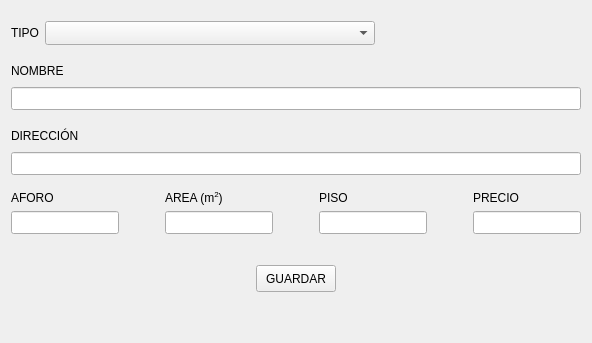
      <widget class="QWidget" name="VentanaAgregar">
       <attribute name="title">
        <string>AGREGAR</string>
       </attribute>
       <layout class="QVBoxLayout" name="verticalLayout_7">
        <item>
         <layout class="QHBoxLayout" name="horizontalLayout_5">
          <property name="topMargin">
           <number>10</number>
          </property>
          <item>
           <widget class="QLabel" name="label_9">
            <property name="font">
             <font>
              <pointsize>9</pointsize>
              <weight>50</weight>
              <bold>false</bold>
             </font>
            </property>
            <property name="text">
             <string>TIPO</string>
            </property>
           </widget>
          </item>
          <item>
           <widget class="QComboBox" name="tipoEventoAgregar">
            <property name="minimumSize">
             <size>
              <width>330</width>
              <height>24</height>
             </size>
            </property>
           </widget>
          </item>
          <item>
           <spacer name="horizontalSpacer_9">
            <property name="orientation">
             <enum>Qt::Horizontal</enum>
            </property>
            <property name="sizeHint" stdset="0">
             <size>
              <width>40</width>
              <height>20</height>
             </size>
            </property>
           </spacer>
          </item>
         </layout>
        </item>
        <item>
         <layout class="QHBoxLayout" name="horizontalLayout_6">
          <property name="topMargin">
           <number>10</number>
          </property>
          <item>
           <widget class="QLabel" name="label_10">
            <property name="font">
             <font>
              <pointsize>9</pointsize>
              <weight>50</weight>
              <bold>false</bold>
             </font>
            </property>
            <property name="text">
             <string>NOMBRE</string>
            </property>
           </widget>
          </item>
          <item>
           <spacer name="horizontalSpacer_10">
            <property name="orientation">
             <enum>Qt::Horizontal</enum>
            </property>
            <property name="sizeHint" stdset="0">
             <size>
              <width>40</width>
              <height>20</height>
             </size>
            </property>
           </spacer>
          </item>
         </layout>
        </item>
        <item>
         <widget class="QLineEdit" name="nombreAgregar">
          <property name="minimumSize">
           <size>
            <width>0</width>
            <height>23</height>
           </size>
          </property>
         </widget>
        </item>
        <item>
         <layout class="QHBoxLayout" name="horizontalLayout_7">
          <property name="topMargin">
           <number>10</number>
          </property>
          <item>
           <widget class="QLabel" name="label_11">
            <property name="font">
             <font>
              <pointsize>9</pointsize>
              <weight>50</weight>
              <bold>false</bold>
             </font>
            </property>
            <property name="text">
             <string>DIRECCIÓN</string>
            </property>
           </widget>
          </item>
          <item>
           <spacer name="horizontalSpacer_11">
            <property name="orientation">
             <enum>Qt::Horizontal</enum>
            </property>
            <property name="sizeHint" stdset="0">
             <size>
              <width>40</width>
              <height>20</height>
             </size>
            </property>
           </spacer>
          </item>
         </layout>
        </item>
        <item>
         <widget class="QLineEdit" name="direccionAgregar">
          <property name="minimumSize">
           <size>
            <width>0</width>
            <height>23</height>
           </size>
          </property>
         </widget>
        </item>
        <item>
         <layout class="QHBoxLayout" name="horizontalLayout_9">
          <property name="topMargin">
           <number>10</number>
          </property>
          <item>
           <layout class="QVBoxLayout" name="verticalLayout_3">
            <item>
             <widget class="QLabel" name="label_12">
              <property name="font">
               <font>
                <pointsize>9</pointsize>
                <weight>50</weight>
                <bold>false</bold>
               </font>
              </property>
              <property name="text">
               <string>AFORO</string>
              </property>
             </widget>
            </item>
            <item>
             <widget class="QLineEdit" name="aforoAgregar">
              <property name="minimumSize">
               <size>
                <width>0</width>
                <height>23</height>
               </size>
              </property>
             </widget>
            </item>
           </layout>
          </item>
          <item>
           <spacer name="horizontalSpacer_12">
            <property name="orientation">
             <enum>Qt::Horizontal</enum>
            </property>
            <property name="sizeHint" stdset="0">
             <size>
              <width>40</width>
              <height>20</height>
             </size>
            </property>
           </spacer>
          </item>
          <item>
           <layout class="QVBoxLayout" name="verticalLayout_4">
            <item>
             <widget class="QLabel" name="label_13">
              <property name="font">
               <font>
                <pointsize>9</pointsize>
                <weight>50</weight>
                <bold>false</bold>
               </font>
              </property>
              <property name="text">
               <string>&lt;html&gt;&lt;head/&gt;&lt;body&gt;&lt;p&gt;AREA (m&lt;span style=&quot; vertical-align:super;&quot;&gt;2&lt;/span&gt;)&lt;/p&gt;&lt;/body&gt;&lt;/html&gt;</string>
              </property>
             </widget>
            </item>
            <item>
             <widget class="QLineEdit" name="areaAgregar">
              <property name="minimumSize">
               <size>
                <width>0</width>
                <height>23</height>
               </size>
              </property>
             </widget>
            </item>
           </layout>
          </item>
          <item>
           <spacer name="horizontalSpacer_13">
            <property name="orientation">
             <enum>Qt::Horizontal</enum>
            </property>
            <property name="sizeHint" stdset="0">
             <size>
              <width>40</width>
              <height>20</height>
             </size>
            </property>
           </spacer>
          </item>
          <item>
           <layout class="QVBoxLayout" name="verticalLayout_5">
            <item>
             <widget class="QLabel" name="label_14">
              <property name="font">
               <font>
                <pointsize>9</pointsize>
                <weight>50</weight>
                <bold>false</bold>
               </font>
              </property>
              <property name="text">
               <string>PISO</string>
              </property>
             </widget>
            </item>
            <item>
             <widget class="QLineEdit" name="pisoAgregar">
              <property name="minimumSize">
               <size>
                <width>0</width>
                <height>23</height>
               </size>
              </property>
             </widget>
            </item>
           </layout>
          </item>
          <item>
           <spacer name="horizontalSpacer_14">
            <property name="orientation">
             <enum>Qt::Horizontal</enum>
            </property>
            <property name="sizeHint" stdset="0">
             <size>
              <width>40</width>
              <height>20</height>
             </size>
            </property>
           </spacer>
          </item>
          <item>
           <layout class="QVBoxLayout" name="verticalLayout_6">
            <item>
             <widget class="QLabel" name="label_15">
              <property name="font">
               <font>
                <pointsize>9</pointsize>
                <weight>50</weight>
                <bold>false</bold>
               </font>
              </property>
              <property name="text">
               <string>PRECIO</string>
              </property>
             </widget>
            </item>
            <item>
             <widget class="QLineEdit" name="precioAgregar">
              <property name="minimumSize">
               <size>
                <width>0</width>
                <height>23</height>
               </size>
              </property>
             </widget>
            </item>
           </layout>
          </item>
         </layout>
        </item>
        <item>
         <layout class="QHBoxLayout" name="horizontalLayout_8">
          <property name="topMargin">
           <number>25</number>
          </property>
          <item>
           <spacer name="horizontalSpacer_16">
            <property name="orientation">
             <enum>Qt::Horizontal</enum>
            </property>
            <property name="sizeHint" stdset="0">
             <size>
              <width>40</width>
              <height>20</height>
             </size>
            </property>
           </spacer>
          </item>
          <item>
           <widget class="QPushButton" name="btnGuardarAgregar">
            <property name="minimumSize">
             <size>
              <width>0</width>
              <height>27</height>
             </size>
            </property>
            <property name="font">
             <font>
              <pointsize>9</pointsize>
              <weight>50</weight>
              <bold>false</bold>
             </font>
            </property>
            <property name="text">
             <string>GUARDAR</string>
            </property>
           </widget>
          </item>
          <item>
           <spacer name="horizontalSpacer_15">
            <property name="orientation">
             <enum>Qt::Horizontal</enum>
            </property>
            <property name="sizeHint" stdset="0">
             <size>
              <width>40</width>
              <height>20</height>
             </size>
            </property>
           </spacer>
          </item>
         </layout>
        </item>
        <item>
         <spacer name="verticalSpacer">
          <property name="orientation">
           <enum>Qt::Vertical</enum>
          </property>
          <property name="sizeHint" stdset="0">
           <size>
            <width>20</width>
            <height>40</height>
           </size>
          </property>
         </spacer>
        </item>
       </layout>
      </widget>
